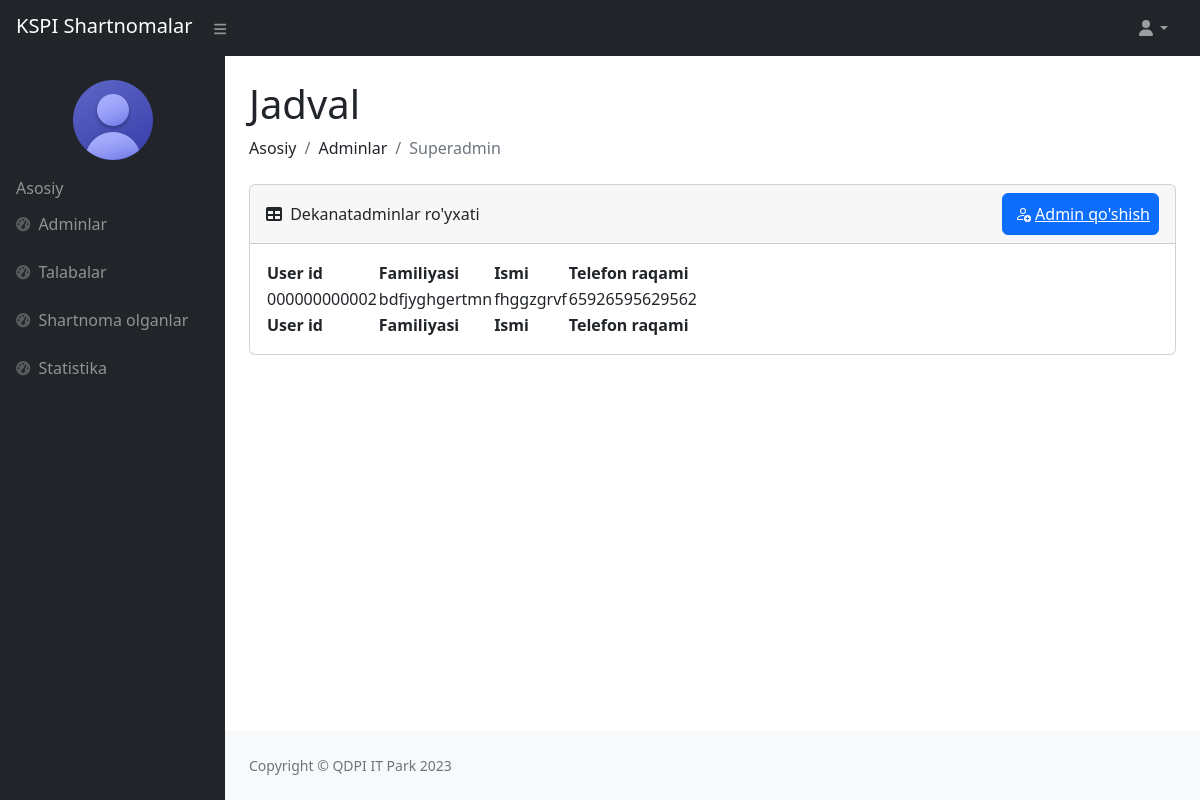
The page /dekanat_admin/ (signed in) on the database its author committed.
### users/models.py (models this page shows)
class User(AbstractUser):
    sharif = models.CharField(max_length=100)
    t_yil = models.CharField(max_length=100, blank=True)
    t_nomer = models.CharField(max_length=200)
    k_yil = models.CharField(max_length=200, blank=True)
    gender = models.CharField(max_length=100, blank=True)
    talim_turi = models.CharField(max_length=100, blank=True)
    fakultet = models.CharField(max_length=100, blank=True)
    yonalish = models.CharField(max_length=100, blank=True)
    kurs = models.CharField(max_length=10, blank=True)
    guruh = models.CharField(max_length=100, blank=True)
    viloyat = models.CharField(max_length=100)
    tuman = models.CharField(max_length=100)
    mfy = models.CharField(max_length=100, blank=True)
    kocha_uy = models.CharField(max_length=100)
    lavozim = models.CharField(max_length=100, blank=True)
    dekanat_fakultet = models.CharField(max_length=100, blank=True)
    dekanat_kafedra = models.CharField(max_length=100, blank=True)
    parol = models.CharField(max_length=100)

### users/views.py (the view)
# urls.py: path('dekanat_admin/', dekanat_admin, name='dekanat_admin'),
def dekanat_admin(request):
    data = User.objects.filter(lavozim='dekanat')
    context = {
        'data':data,
    }
    return render(request, 'adminlar/dekanat/adminlar.html', context)

### templates/adminlar/dekanat/adminlar.html (shortened to what this page needs)
{% load static %}
<!DOCTYPE html>
<html lang="en">
<head>
    <link href="https://cdn.jsdelivr.net/npm/simple-datatables@7.1.2/dist/style.min.css" rel="stylesheet"/>
    <link rel="stylesheet" href="{% static '/superadmin/css/styles.css' %}">
</head>
<body class="sb-nav-fixed">
    {% if user.is_authenticated %}
    <nav class="sb-topnav navbar navbar-expand navbar-dark bg-dark d-flex justify-content-between">
        <div>
            <a class="navbar-brand ps-3" href="{% url 'home' %}">KSPI Shartnomalar</a>
            <button class="btn btn-link btn-sm order-1 order-lg-0 me-4 me-lg-0 mx-2" id="sidebarToggle" href="#!"><i class="fas fa-bars"></i></button>
        </div>
        <ul class="navbar-nav ms-auto ms-md-0 me-3 me-lg-4">
            <li class="nav-item dropdown">
                <a class="nav-link dropdown-toggle" id="navbarDropdown" href="#" role="button" data-bs-toggle="dropdown" aria-expanded="false"><i class="fas fa-user fa-fw"></i></a>
            </li>
        </ul>
    </nav>
    <div id="layoutSidenav">
        <div id="layoutSidenav_nav">
            <nav class="sb-sidenav accordion sb-sidenav-dark" id="sidenavAccordion">
                <div class="sb-sidenav-menu">
                    <div class="info text-center mt-3 px-2">
                        <img class="rounded-circle mx-auto d-block img-fluid" src="{% static '/superadmin/img/account.png' %}" alt="Admin picture">
                    </div>
                    <div class="nav">
                        <div class="px-3">Asosiy</div>
                        <a class="nav-link" href="{% url 'adminlar' %}">
                            <div class="sb-nav-link-icon"><i class="fas fa-tachometer-alt"></i></div>
                            Adminlar
                        </a>
                        <a class="nav-link" href="{% url 'talabalar' %}">
                            <div class="sb-nav-link-icon"><i class="fas fa-tachometer-alt"></i></div>
                            Talabalar
                        </a>
                        <a class="nav-link" href="{% url 'shartnoma_olgan' %}">
                            <div class="sb-nav-link-icon"><i class="fas fa-tachometer-alt"></i></div>
                            Shartnoma olganlar
                        </a>
                        <a class="nav-link" href="">
                            <div class="sb-nav-link-icon"><i class="fas fa-tachometer-alt"></i></div>
                            Statistika
                        </a>
                    </div>
                </div>
            </nav>
        </div>
        <div id="layoutSidenav_content">
            <main>
                <div class="container-fluid px-4">
                    <h1 class="mt-4">Jadval</h1>
                    <ol class="breadcrumb mb-4">
                        <li class="breadcrumb-item">Asosiy</li>
                        <li class="breadcrumb-item">Adminlar</li>
                        <li class="breadcrumb-item active">Superadmin</li>
                    </ol>
                    <div class="card mb-4">
                        <div class="card-header d-flex align-items-center justify-content-between">
                            <div>
                                <i class="fas fa-table me-1"></i>
                                Dekanatadminlar ro'yxati
                            </div>
                            <a href="{% url 'dekanat' %}" class="icon-link border border-primary rounded bgcolor text-bg-primary p-2 d-flex align-items-center">
                                Admin qo'shish
                            </a>
                        </div>
                        <div class="card-body">
                            <table id="datatablesSimple">
                                <thead>
                                    <tr>
                                        <th>User id</th>
                                        <th>Familiyasi</th>
                                        <th>Ismi</th>
                                        <th>Telefon raqami</th>
                                    </tr>
                                </thead>
                                <tfoot>
                                    <tr>
                                        <th>User id</th>
                                        <th>Familiyasi</th>
                                        <th>Ismi</th>
                                        <th>Telefon raqami</th>
                                    </tr>
                                </tfoot>
                                {% for s in data %}
                                    <tbody>
                                        <tr>
                                            <td>{{s.username}}</td>
                                            <td>{{s.first_name}}</td>
                                            <td>{{s.last_name}}</td>
                                            <td>{{s.t_nomer}}</td>
                                        </tr>
                                    </tbody>
                                {% endfor %}
                            </table>
                        </div>
                    </div>
                </div>
            </main>
            <footer class="py-4 bg-light mt-auto">
                <div class="container-fluid px-4">
                    <div class="d-flex align-items-center justify-content-between small">
                        <div class="text-muted">Copyright &copy; QDPI IT Park 2023</div>
                    </div>
                </div>
            </footer>
        </div>
    </div>
    {% endif %}
</body>
</html>

### rows shown on the page
User: username "000000000002", first_name "bdfjyghgertmn", last_name "fhggzgrvf", t_nomer "65926595629562"
